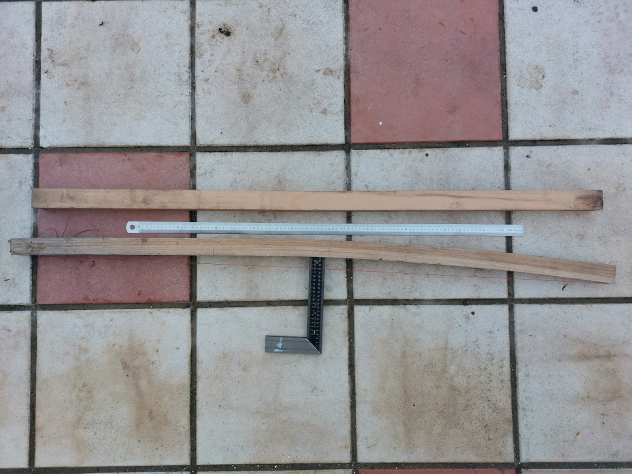
#> input picture images/20211207_162959.jpg, 1263 x 947 px (shown at 1/2 size)
$ python -i u2netOnnx.py   (imports and definitions only)
#> lines starting #> are read from the running program, lines starting #| are printed output that depends on the picture
#> further down, picture is the input picture: shape (947, 1263, 3); mean B, G, R 147.7, 146.5, 148.8
import os
import copy
import time
import cv2
import numpy as np
import onnxruntime


def run_inference(onnx_session, input_size, image):
    temp_image = copy.deepcopy(image)
    resize_image = cv2.resize(temp_image, dsize=(input_size, input_size))
    x = cv2.cvtColor(resize_image, cv2.COLOR_BGR2RGB)

    x = np.array(x, dtype=np.float32)
    mean = [0.485, 0.456, 0.406]
    std = [0.229, 0.224, 0.225]
    x = (x / 255 - mean) / std
    x = x.transpose(2, 0, 1).astype('float32')
    x = x.reshape(-1, 3, input_size, input_size)

    input_name = onnx_session.get_inputs()[0].name
    output_name = onnx_session.get_outputs()[0].name
    onnx_result = onnx_session.run([output_name], {input_name: x})

    onnx_result = np.array(onnx_result).squeeze()
    min_value = np.min(onnx_result)
    max_value = np.max(onnx_result)
    onnx_result = (onnx_result - min_value) / (max_value - min_value)
    onnx_result *= 255
    onnx_result = onnx_result.astype('uint8')

    return onnx_result


def unsharp_mask(image, kernel_size=(5, 5), sigma=3.0, amount=2.0, threshold=0):
    """Return a sharpened version of the image, using an unsharp mask."""
    blurred = cv2.GaussianBlur(image, kernel_size, sigma)
    sharpened = float(amount + 1) * image - float(amount) * blurred
    sharpened = np.maximum(sharpened, np.zeros(sharpened.shape))
    sharpened = np.minimum(sharpened, 255 * np.ones(sharpened.shape))
    sharpened = sharpened.round().astype(np.uint8)
    if threshold > 0:
        low_contrast_mask = np.absolute(image - blurred) < threshold
        np.copyto(sharpened, image, where=low_contrast_mask)
    return sharpened


def change_brightness(img, value=30):
#> called with value = 30
    hsv = cv2.cvtColor(img, cv2.COLOR_BGR2HSV)
#> hsv: shape (947, 1263, 3); mean H, S, V 85.7, 26.2, 155.5
    h, s, v = cv2.split(hsv)
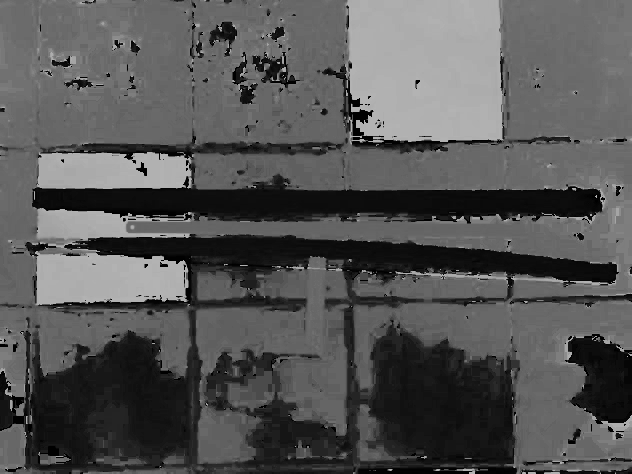
#> h: shape (947, 1263) (shown at 1/2 size); min 0, max 179, mean 85.7
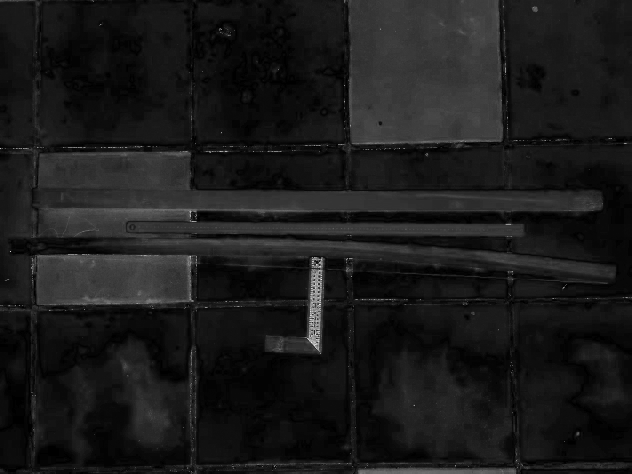
#> s: shape (947, 1263) (shown at 1/2 size); min 0, max 255, mean 26.2
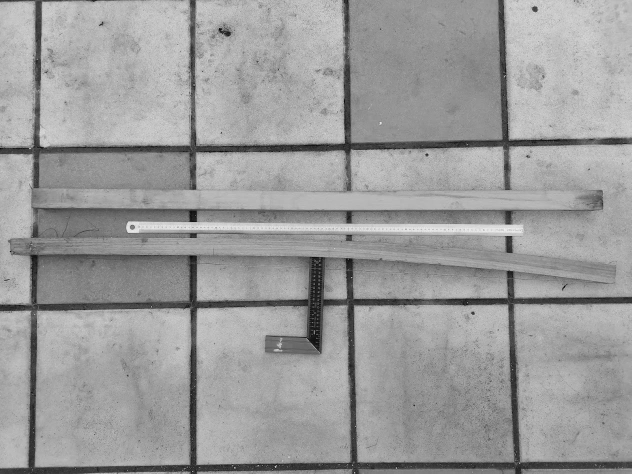
#> v: shape (947, 1263) (shown at 1/2 size); min 0, max 251, mean 155.5
    v = cv2.add(v, value)
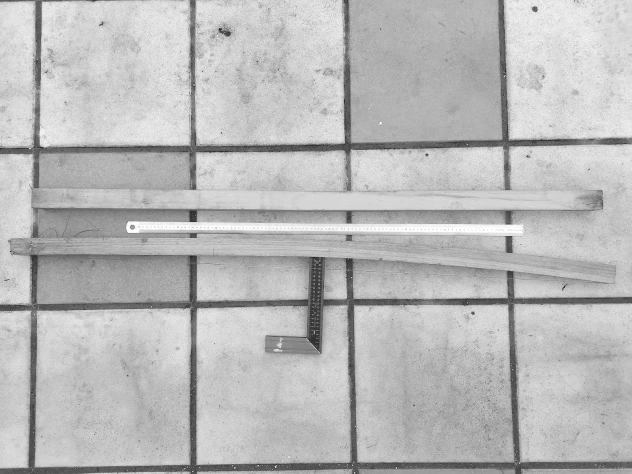
#> v: shape (947, 1263) (shown at 1/2 size); min 30, max 255, mean 185.5
    v[v > 255] = 255
    v[v < 0] = 0
    final_hsv = cv2.merge((h, s, v))
#> final_hsv: shape (947, 1263, 3); mean H, S, V 85.7, 26.2, 185.5
    img = cv2.cvtColor(final_hsv, cv2.COLOR_HSV2BGR)
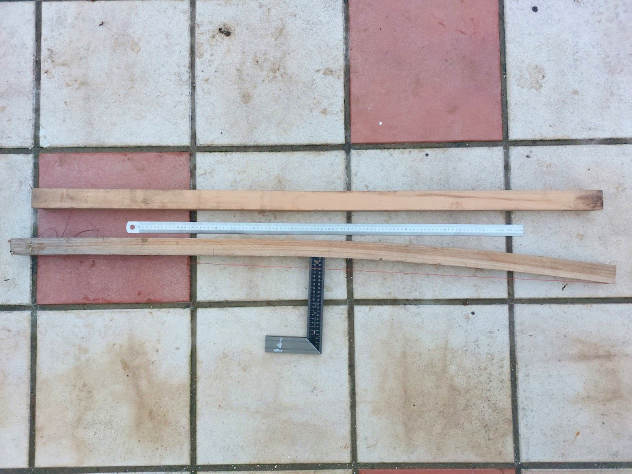
#> img: shape (947, 1263, 3) (shown at 1/2 size); mean B, G, R 175.7, 174.1, 177.2
    return img


# [48 lines not run here, left out]

>>> import cv2
>>> picture = cv2.imread('../images/20211207_162959.jpg')
>>> result = change_brightness(picture)

$ run again, on images/20211207_0.png
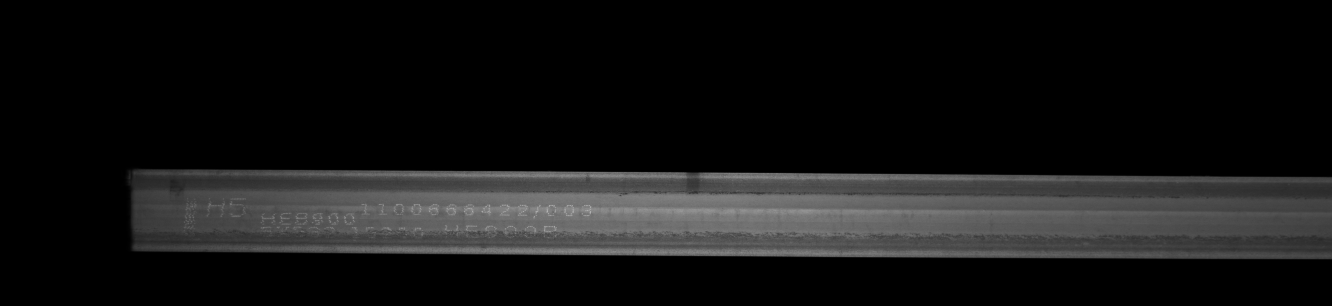
#> input picture images/20211207_0.png, 5328 x 1224 px (shown at 1/4 size)
#> picture is the input picture: shape (1224, 5328, 3); min 0, max 233, mean 20.9
#> hsv: shape (1224, 5328, 3); mean H, S, V 0, 0, 20.9
#> h: shape (1224, 5328); every value is 0
#> in change_brightness, `v = cv2.add(v, value)`:
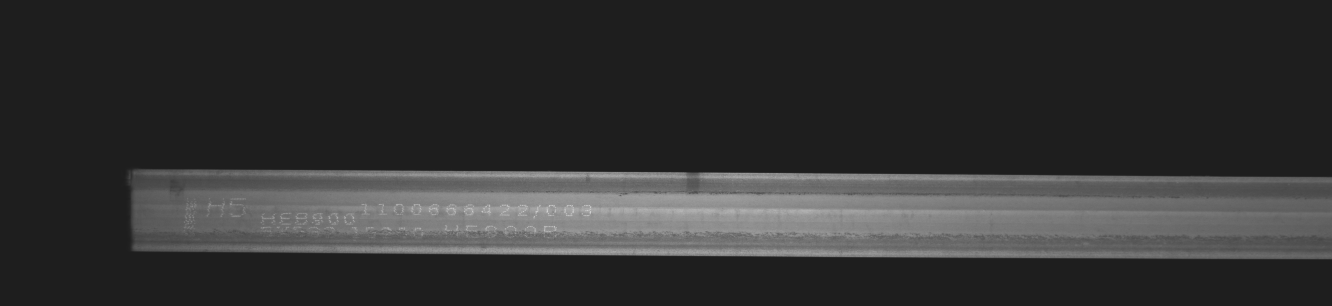
#> v: shape (1224, 5328) (shown at 1/4 size); min 30, max 255, mean 50.9
#> final_hsv: shape (1224, 5328, 3); mean H, S, V 0, 0, 50.9
